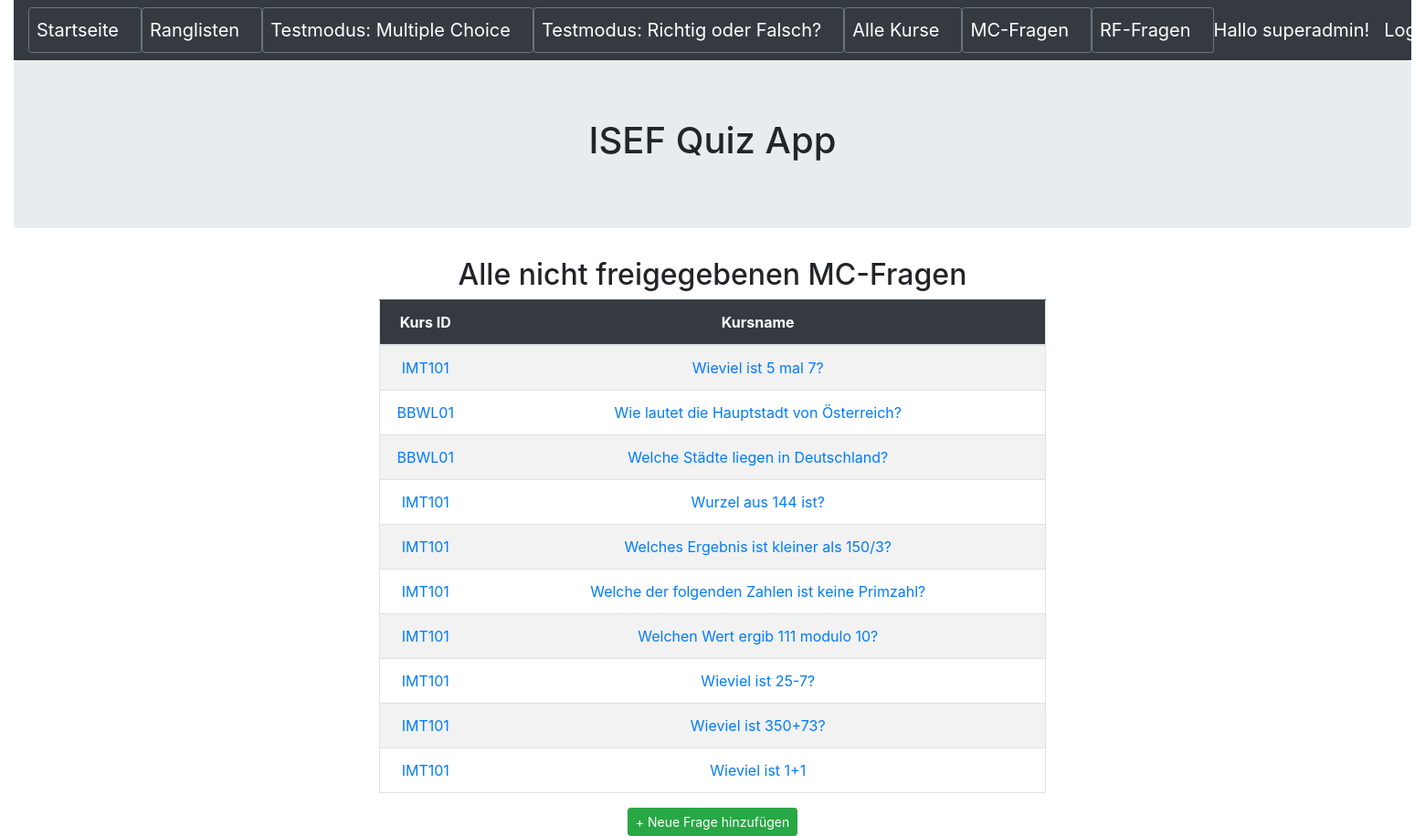
/frage/nichtfreigegeben (signed in), run on an earlier commit of the app's database.
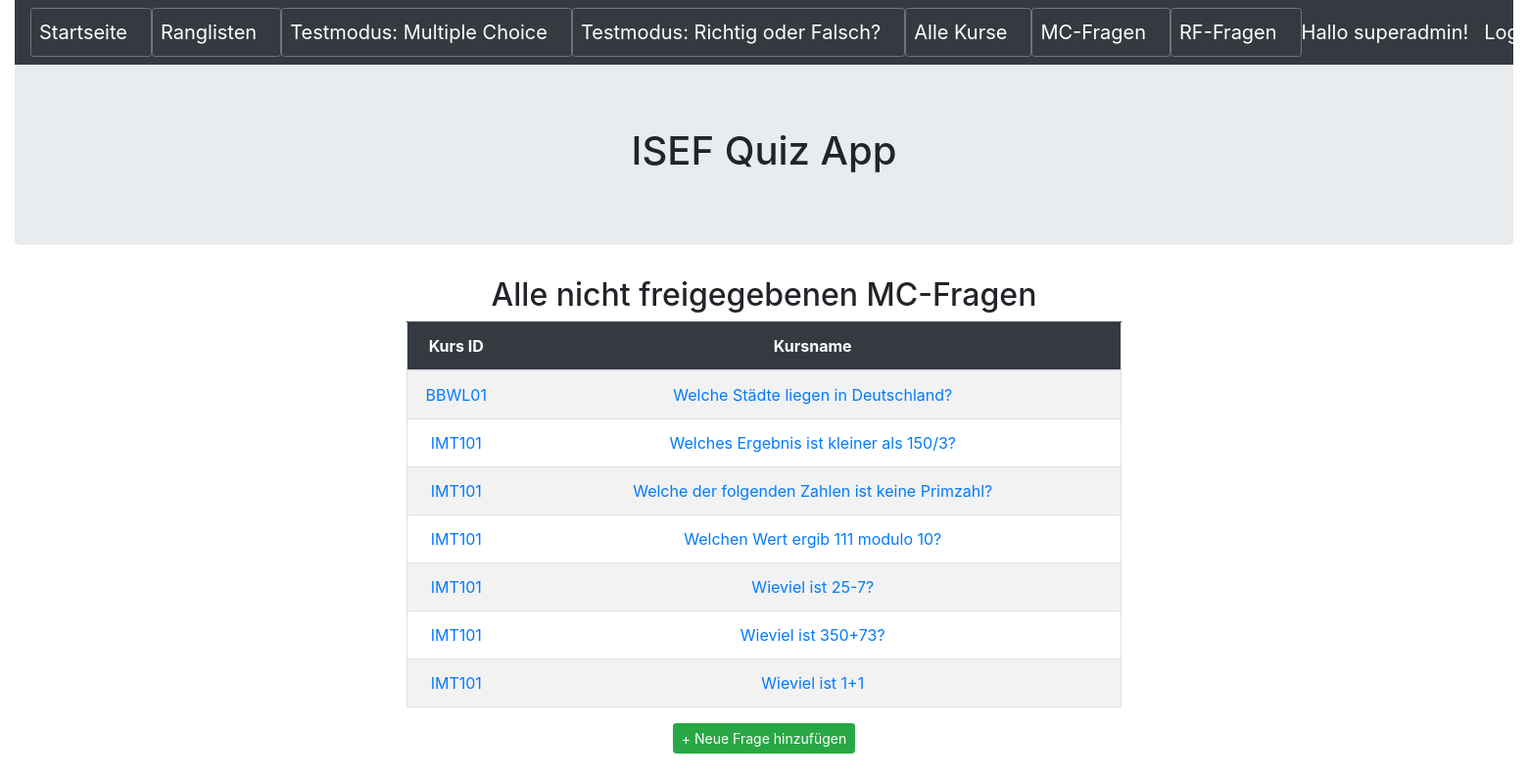
And on a later commit of the database.
### quiz/models.py (models this page shows, shortened)
class Frage(models.Model):
    name = models.CharField(max_length=255,blank=False,help_text='Geben Sie hier die Frage ein')
    kurs = models.ForeignKey(Kurs,null=True,blank=False,on_delete=models.CASCADE,help_text='Wählen Sie den Kurs, welchem die Frage zugewiesen wird')
    antwort1 = models.CharField(max_length=255,blank=False,null=True,help_text='Geben Sie die Antwort1 der Frage ein')
    antwort1richtig = models.BooleanField(default=False,help_text='Geben Sie an ob Antwort1 richtig ist',verbose_name="Antwort1 richtig?")
    antwort2 = models.CharField(max_length=255,blank=False,null=True,help_text='Geben Sie die Antwort2 der Frage ein')
    antwort2richtig = models.BooleanField(default=False,help_text='Geben Sie an ob Antwort2 richtig ist',verbose_name="Antwort2 richtig?")
    antwort3 = models.CharField(max_length=255,blank=True,null=True,help_text='Geben Sie die Antwort3 der Frage ein (optional)')
    antwort3richtig = models.BooleanField(default=False,help_text='Geben Sie an ob Antwort3 richtig ist',verbose_name="Antwort3 richtig?")
    antwort4 = models.CharField(max_length=255,blank=True,null=True,help_text='Geben Sie die Antwort4 der Frage ein (optional)')
    antwort4richtig = models.BooleanField(default=False,help_text='Geben Sie an ob Antwort4 richtig ist',verbose_name="Antwort4 richtig?")
    freigegeben=models.BooleanField(default=False,help_text='Frage freigeben?',verbose_name="Frage freigeben")

class Kurs(models.Model):
    name = models.CharField(max_length=50,help_text='Geben Sie den Namen des Kurses ein')
    beschreibung = models.CharField(max_length=255,help_text='Geben Sie die Beschreibung des Kurses ein')
    def __str__(self):
        return self.name

### quiz/views.py (the view)
# urls.py: path('frage/nichtfreigegeben', FrageNichtFreigegeben.as_view(), name='frage_nichtfreigegeben'),
class FrageNichtFreigegeben(AuthListView):
    model = Frage
    template_name = 'frage/frage_unapproved.html'
    permission_required = ('quiz.view_frage')
    def get_queryset(self):
        return Frage.objects.raw('select * from quiz_frage where freigegeben = False')

### quiz/templates/frage/frage_unapproved.html
{% extends 'base.html' %}
{% block content %}
<div class="container text-center">
	<div class="row justify-content-md-center">
		<div class="col-sm-8 ">
            <h2>Alle nicht freigegebenen MC-Fragen</h2>
            <table class ="table border table-hover table-striped">
                <thead class="table-dark">
					<th width="100" scope = "col">Kurs ID</th>
					<th  scope = "col">Kursname</th>
				</thead>
                <tbody>
                {% for frage in object_list %}
                <tr>
	                    <td><a href="{% url 'frage_detail' frage.pk %}">{{ frage.kurs }}</a></td>
                        <td><a href="{% url 'frage_detail' frage.pk %}">{{ frage.name }}</a></td>
                {% endfor %}
                </tbody>
            </table>
            <a class="btn btn-success btn-sm" href="{% url 'neue_frage' %}">+ Neue Frage hinzufügen</a>
        </div>
	</div>
</div>
{% endblock content %}

What changed in the data, as far as the page shows it:
no longer on this page (row edited): Frage: kurs "IMT101", name "Wieviel ist 5 mal 7?"
no longer on this page (row edited): Frage: kurs "BBWL01", name "Wie lautet die Hauptstadt von Österreich?"
no longer on this page (row edited): Frage: kurs "IMT101", name "Wurzel aus 144 ist?"
